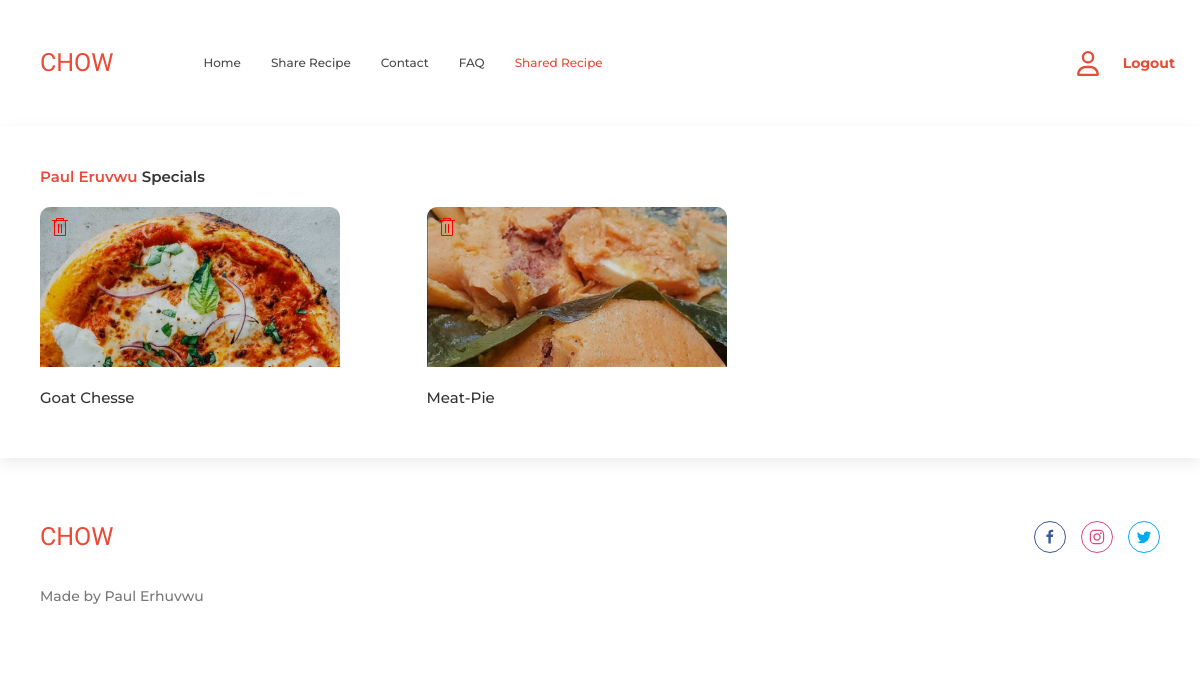
/shared-recipes/ (signed in), run on the app's committed database.
### recipe/models.py (models this page shows, shortened)
class Recipe(models.Model):
    name = models.CharField(max_length=100)
    image = models.ImageField(upload_to='recipe/recipes/')
    description = models.TextField()
    tags = models.CharField(max_length=100)
    author = models.ForeignKey(User, on_delete=models.CASCADE)  # Add author field

### main/views.py (the view)
# urls.py: path('shared-recipes/', user_shared_recipes, name='shared-recipes'),
def user_shared_recipes(request):
    if request.user.is_authenticated:
        shared_recipes = Recipe.objects.filter(author=request.user)
        return render(request, 'main/shared-recipe.html', {'shared_recipes': shared_recipes})
    else:
        return render(request, 'main/index.html', {'error_message': 'You must be logged in to view your shared recipes.'})

### main/templates/main/shared-recipe.html (shortened to what this page needs)
{% load static %}
<!DOCTYPE html>
<html lang="en-gb" dir="ltr">
<head>
  <link rel="stylesheet" href="{% static 'css/main.css' %}" />
</head>
<body>
<nav class="uk-navbar-container uk-letter-spacing-small">
  <div class="uk-container">
    <div class="uk-position-z-index" data-uk-navbar>
      <div class="uk-navbar-left">
        <a class="uk-navbar-item uk-logo" href="#">CHOW</a>
        <ul class="uk-navbar-nav uk-visible@m uk-margin-large-left">
          <li ><a href="{% url 'home' %}">Home</a></li>
          <li ><a href="{% url 'share' %}">Share Recipe</a></li>
          <li ><a href="{% url 'contact' %}">Contact</a></li>
          <li ><a href="{% url 'faq' %}">FAQ</a></li>
          <li class="uk-active">
                {% if user.is_authenticated %}
                    <a href="{% url 'shared-recipes' %}">Shared Recipe</a>
                {% endif %}
            </li>
        </ul>
      </div>
      <div class="uk-navbar-right">
<div class="profile-picture">
  {% if user.is_authenticated %}
          <div class="uk-width-auto uk-first-column">
            <a href="{% url 'manage' %}" data-uk-tooltip="title: Personal Details">
            </a>
          </div>
      <div class="uk-margin-left">
          <a class="uk-text-small uk-text-primary" href="{% url 'logout' %}">Logout</a>
      </div>
  {% else %}
      <div class="uk-margin-left" style="margin-left: 0px !important;">
          <a class="uk-button" href="{% url 'signin' %}">Sign In</a>
          <a class="uk-button uk-button-primary" href="{% url 'signup' %}">Sign Up</a>
      </div>
  {% endif %}
</div>
      </div>
    </div>
  </div>
</nav>
  <div id="sharedRecipeContent" class="tab-content">
    <div class="uk-card uk-card-default uk-card-body">
      <h1 class="uk-card-title"><span style="text-transform: capitalize; color: #eb4a36;">{{ request.user.first_name }} {{ request.user.last_name }}</span> Specials</h1>
      <div class="uk-child-width-1-2 uk-child-width-1-3@s" data-uk-grid>
        {% if shared_recipes %}
            {% for recipe in shared_recipes %}
                    <div class="uk-card">
                        <div class="uk-card-media-top uk-inline uk-light" style="height: 160px; overflow: hidden;">
                            <img class="uk-border-rounded-medium" src="{{ MEDIA_URL }}{{ recipe.image.url }}" alt="{{ recipe.name }}" style="width: 300px; height: auto; object-fit: cover;">
                            <div class="uk-position-cover uk-card-overlay uk-border-rounded-medium"><a href="#" style="color: red; font-size: 24px; margin: 10px; transition: color 0.3s ease;  " class="delete-recipe ad-st-view" data-id="{{ recipe.id }}" data-uk-icon="icon: trash" class="delete-icon"></a>
                            </div>
                        </div>
                        <div>
                            <a href="{% url 'recipe_detail' recipe_name=recipe.name %}"><h3 class="uk-card-title uk-text-500 uk-margin-small-bottom uk-margin-top" style="text-transform: capitalize;">{{ recipe.name }}</h3></a>
                        </div>
                    </div>
            {% endfor %}
        {% else %}
            <p>You have no shared recipe.</p>
        {% endif %}
      </div>
    </div>
  </div>
<footer class="uk-section uk-section-default">
  <div class="uk-container uk-text-secondary uk-text-500">
    <div class="uk-child-width-1-2@s" data-uk-grid>
      <div>
        <a href="#" class="uk-logo">CHOW</a>
      </div>
      <div class="uk-flex uk-flex-middle uk-flex-right@s">
        <div data-uk-grid class="uk-child-width-auto uk-grid-small">
          <div>
            <a href="https://www.facebook.com/" data-uk-icon="icon: facebook; ratio: 0.8" class="uk-icon-button facebook" target="_blank"></a>
          </div>
          <div>
            <a href="https://www.instagram.com/" data-uk-icon="icon: instagram; ratio: 0.8" class="uk-icon-button instagram" target="_blank"></a>
          </div>
          <div>
            <a href="#" data-uk-icon="icon: twitter; ratio: 0.8" class="uk-icon-button twitter" target="_blank"></a>
          </div>
        </div>
      </div>
    </div>
    <div class="uk-margin-medium-top uk-text-small uk-text-muted">
      <div>Made by <a class="uk-link-muted" target="_blank">Paul Erhuvwu</a></div>
    </div>
  </div>
</footer>
</body>
</html>

### main/templates/main/shared-recipe.html (style rules this page uses)
.profile-picture { display: flex; align-items: center; }
.profile-picture .uk-margin-left { margin-left: 10px; }
.profile-picture .uk-text-small { color: #333; text-decoration: none; font-weight: bold; transition: color 0.3s; }

### data on the page
Recipe: image (picture), name "Goat Chesse"
Recipe: image (picture), name "Meat-Pie"

### other printed values
{{ request.user.first_name }} "Paul"
{{ request.user.last_name }} "Eruvwu"
